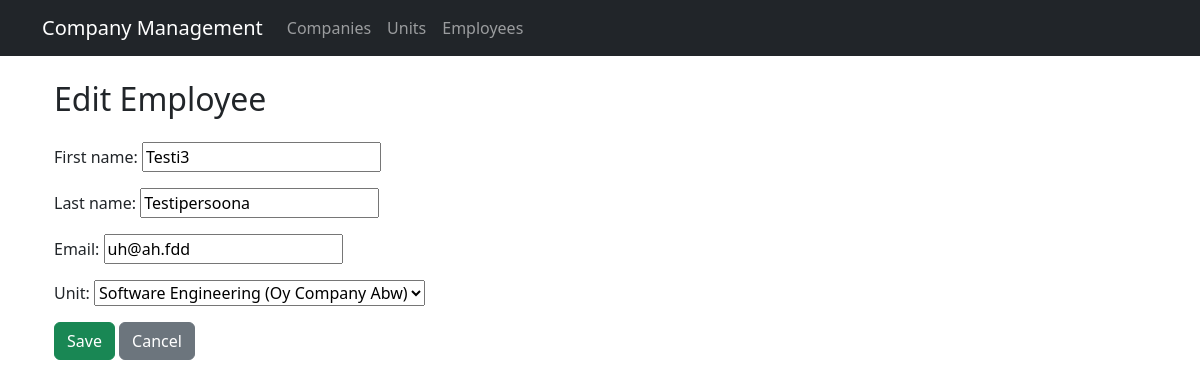
Screenshot of /employee/edit/1/ with the database file from the repository.
### management/models.py (models this page shows, shortened)
class Employee(models.Model):
    first_name = models.CharField(max_length=255)
    last_name = models.CharField(max_length=255)
    email = models.EmailField(unique=True)
    unit = models.ForeignKey(Unit, on_delete=models.CASCADE, related_name='employees')

### management/views.py (the view)
# urls.py: path('employee/edit/<int:pk>/', views.employee_edit, name='employee_edit'),
def employee_edit(request, pk=None):
    employee = get_object_or_404(Employee, pk=pk) if pk else None
    if request.method == 'POST':
        form = EmployeeForm(request.POST, instance=employee)
        if form.is_valid():
            form.save()
            return redirect('employee_list')
    else:
        form = EmployeeForm(instance=employee)
    return render(request, 'management/employee_form.html', {'form': form})

### management/forms.py
class EmployeeForm(forms.ModelForm):
    class Meta:
        model = Employee
        fields = ['first_name', 'last_name', 'email', 'unit']

### management/models.py (called while the page is built)
    def __str__(self):
        return f"{self.name} ({self.company.name})"

### management/templates/management/employee_form.html (shortened to what this page needs)
{% extends 'management/base.html' %}
{% block content %}
<div class="container">
    <h2>{% if form.instance.pk %}Edit Employee{% else %}New Employee{% endif %}</h1>
    <form method="post" class="mt-4">
        <div class="mb-3">
        {{ form.as_p }}
        </div>
        <button type="submit" class="btn btn-success">Save</button>
        <a href="{% url 'employee_list' %}" class="btn btn-secondary">Cancel</a>
    </form>
</div>
{% endblock %}

### rows the page displays
Employee: first_name "Testi3", last_name "Testipersoona", email "uh@ah.fdd", unit "Software Engineering (Oy Company Abw)"
